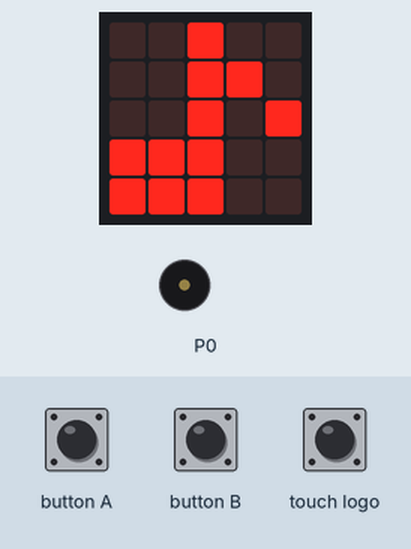
This program was run on a simulated BBC micro:bit running MicroPython. On the bench: the board's 5×5 LED display, buzzer (waves = sounding). The inputs (shaded band) are chosen by the test bench.

Above: at 1.2 s.
1.3 s: button A pressed for 0.15 s
At 1.54 s:
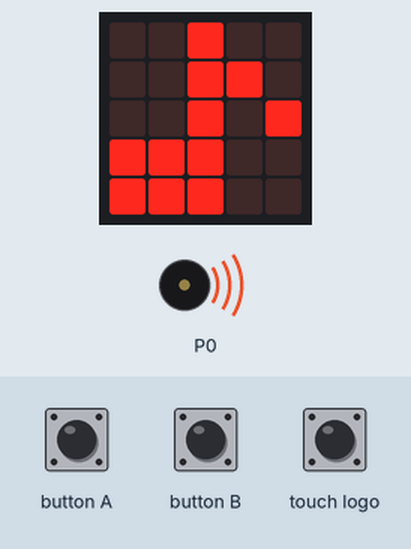
Timing chart, 0 to 8.0 s (numbered marks = the images above; inputs shaded):
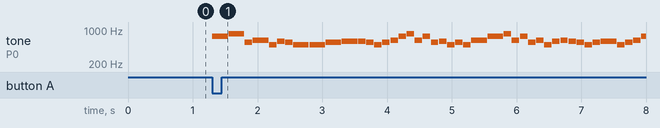

Measured:
- after the input at 1.3 s, tone on P0: plays 740 Hz for 0.24 s, 831 Hz for 0.24 s, 554 Hz for 0.12 s, 622 Hz for 0.24 s, 494 Hz for 0.12 s, 587 Hz for 0.12 s … (44 notes in this stretch), starting at once

The program:

main.py
```python
# Sample: melodie-und-sound  (eingebauter Lautsprecher, nur V2)
# Board:   BBC micro:bit V2.2
# Sprache: MicroPython
#
# Ziel: Drei Arten, Klang zu erzeugen:
#       Knopf A  -> fertige Melodie (music)
#       Knopf B  -> Soundeffekt (audio)
#       Logo     -> einzelner Ton (music.pitch)
#
# --------------------------------------------------------------------------
# Hardware
# --------------------------------------------------------------------------
#   Nichts anschliessen - der Lautsprecher (V2) sitzt auf der Rueckseite.
#   Bei V1 stattdessen Kopfhoerer/Lautsprecher an P0 + GND.
# --------------------------------------------------------------------------

from microbit import *
import music
import audio

display.show(Image.MUSIC_QUAVER)

while True:
    if button_a.was_pressed():
        music.play(music.NYAN)          # fertige Melodie

    if button_b.was_pressed():
        audio.play(Sound.GIGGLE)        # Soundeffekt (nur V2)

    if pin_logo.is_touched():           # goldenes Logo beruehren (V2)
        music.pitch(880, 200)           # 880 Hz fuer 200 ms

    sleep(50)
```
